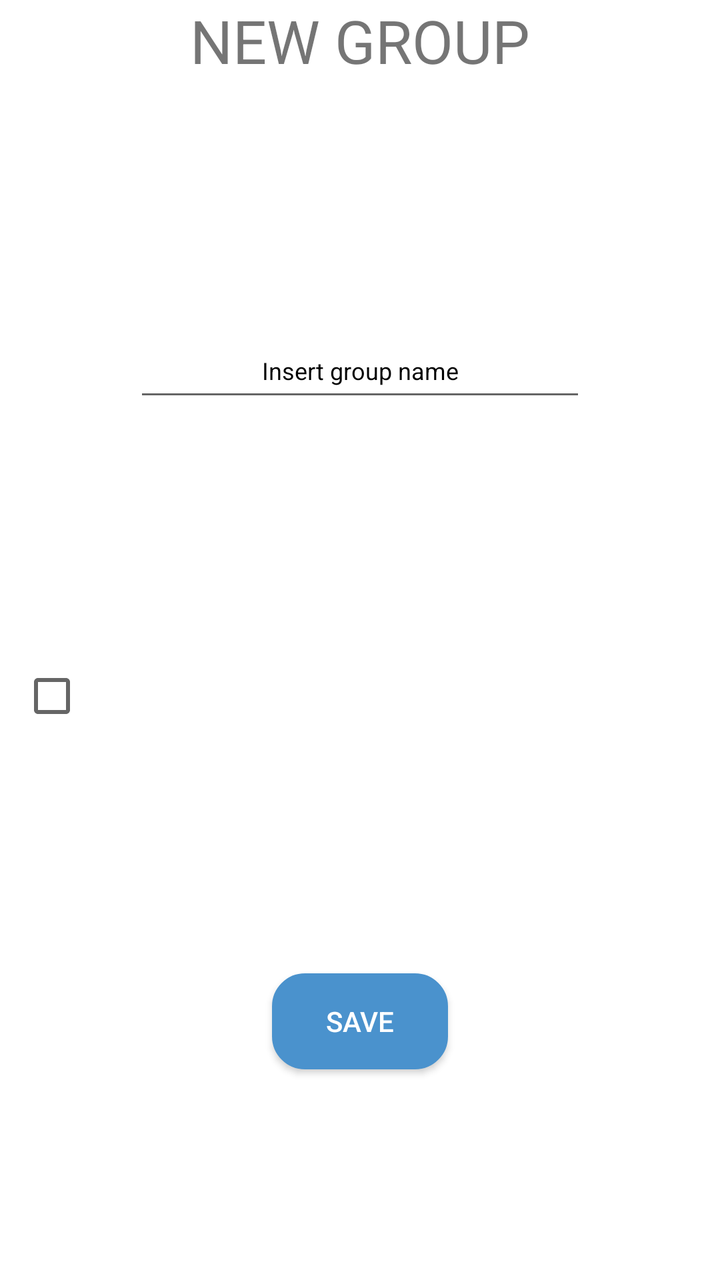
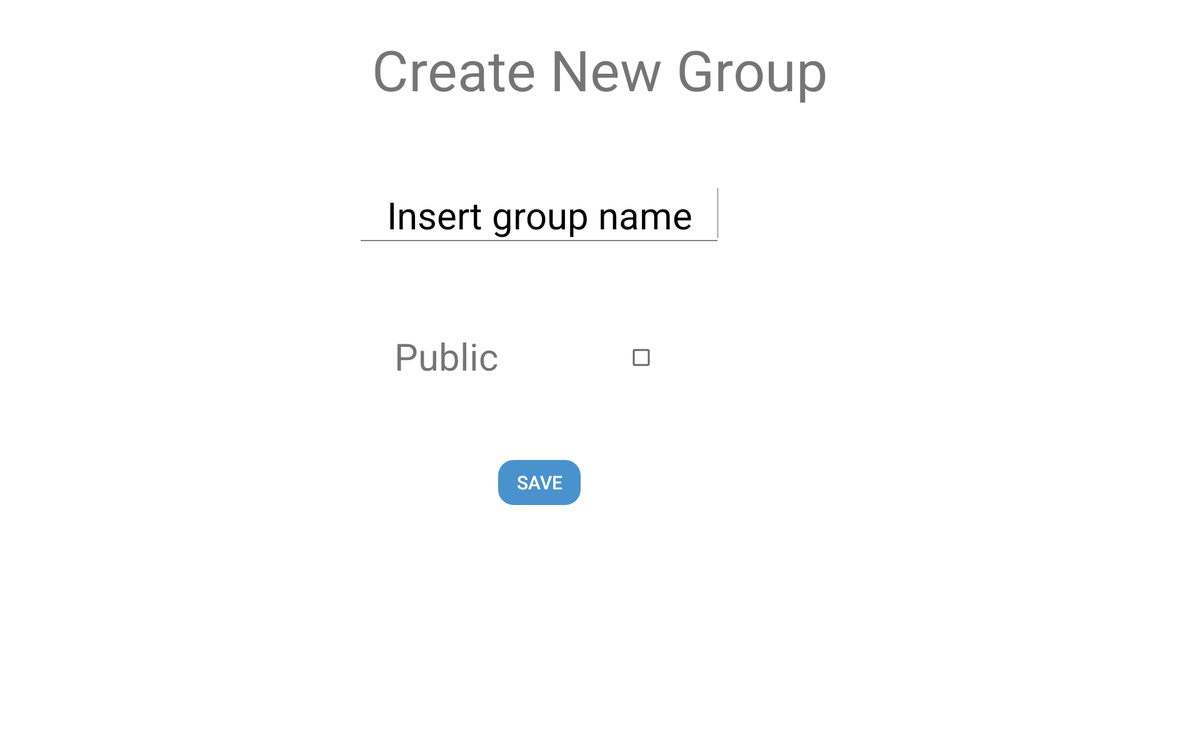

The same Android screen from two of the app's own layout files: first res/layout/ as a phone draws it, then the repository's variant for another configuration, drawn on a device whose configuration selects that folder. Both files follow.
<!-- AndroidManifest.xml: application theme AppTheme -->
<!-- res/layout/new_groups_fragment.xml -->
<?xml version="1.0" encoding="utf-8"?>
<android.support.constraint.ConstraintLayout xmlns:android="http://schemas.android.com/apk/res/android"
    xmlns:app="http://schemas.android.com/apk/res-auto"
    android:layout_width="match_parent"
    android:layout_height="match_parent"
    android:background="@color/white">

    <TextView
        android:id="@+id/textView"
        android:layout_width="wrap_content"
        android:layout_height="35dp"
        android:layout_marginStart="8dp"
        android:layout_marginEnd="8dp"
        android:layout_marginBottom="8dp"
        android:text="NEW GROUP"
        android:textSize="30dp"
        app:layout_constraintBottom_toTopOf="@+id/constraintLayout"
        app:layout_constraintEnd_toEndOf="parent"
        app:layout_constraintStart_toStartOf="parent"
        app:layout_constraintTop_toTopOf="parent"
        app:layout_constraintVertical_bias="0.0" />


    <android.support.constraint.ConstraintLayout
        android:id="@+id/constraintLayout"
        android:layout_width="340dp"
        android:layout_height="405dp"
        android:layout_marginStart="8dp"
        android:layout_marginTop="8dp"
        android:layout_marginEnd="8dp"
        android:layout_marginBottom="72dp"
        android:background="#CFFF"
        app:layout_constraintBottom_toBottomOf="parent"
        app:layout_constraintEnd_toEndOf="parent"
        app:layout_constraintHorizontal_bias="0.49"
        app:layout_constraintStart_toStartOf="parent"
        app:layout_constraintTop_toTopOf="parent"
        app:layout_constraintVertical_bias="0.889">


        <EditText
            android:id="@+id/insert_group_name"
            android:layout_width="226dp"
            android:layout_height="44dp"
            android:layout_marginStart="8dp"
            android:layout_marginTop="16dp"
            android:layout_marginEnd="8dp"
            android:ellipsize="start"
            android:gravity="center"
            android:hint="Insert group name"
            android:textColor="@color/black"
            android:textColorHint="@color/black"
            android:textSize="12dp"
            app:layout_constraintEnd_toEndOf="parent"
            app:layout_constraintStart_toStartOf="parent"
            app:layout_constraintTop_toTopOf="parent" />

        <CheckBox
            android:id="@+id/is_public_group"
            android:layout_width="match_parent"
            android:layout_height="match_parent" />

        <Button
            android:id="@+id/save_button"
            android:layout_width="wrap_content"
            android:layout_height="wrap_content"
            android:layout_marginBottom="16dp"
            android:background="@drawable/rounded_corner"
            android:text="SAVE"
            android:textColor="@color/white"
            app:layout_constraintBottom_toBottomOf="parent"
            app:layout_constraintEnd_toEndOf="parent"
            app:layout_constraintStart_toStartOf="parent" />

    </android.support.constraint.ConstraintLayout>

</android.support.constraint.ConstraintLayout>
<!-- resources referenced by this layout -->
<resources>
  <color name="black">#000000</color>
  <color name="white">#FFFFFF</color>
  <!-- drawable rounded_corner (drawable) -->
  <?xml version="1.0" encoding="utf-8"?>
  <shape xmlns:android="http://schemas.android.com/apk/res/android" >
      <stroke
          android:width="1dp"
          android:color="#4A92CD" />
  
      <solid android:color="#4A92CD" />
  
      <padding
          android:left="1dp"
          android:right="1dp"
          android:bottom="1dp"
          android:top="1dp" />
  
      <corners android:radius="16dp" />
  </shape>
  <style name="AppTheme" parent="Theme.AppCompat.Light.DarkActionBar">
          
      </style>
</resources>
<!-- res/layout-sw720dp/new_groups_fragment.xml (the repository's variant of the layout above) -->
<!-- drawn on a large tablet held sideways -->
<?xml version="1.0" encoding="utf-8"?>
<android.support.constraint.ConstraintLayout xmlns:android="http://schemas.android.com/apk/res/android"
    xmlns:app="http://schemas.android.com/apk/res-auto"
    xmlns:tools="http://schemas.android.com/tools"
    android:layout_width="match_parent"
    android:layout_height="match_parent"
    android:background="@color/white">

    <TextView
        android:id="@+id/textView"
        android:layout_width="640dp"
        android:layout_height="107dp"
        android:layout_marginBottom="8dp"
        android:layout_marginEnd="8dp"
        android:layout_marginStart="8dp"
        android:text="@string/create_new_group"
        android:gravity="center"
        android:textSize="60dp"
        app:layout_constraintBottom_toTopOf="@+id/constraintLayout"
        app:layout_constraintEnd_toEndOf="parent"
        app:layout_constraintStart_toStartOf="parent"
        app:layout_constraintTop_toTopOf="parent"
        app:layout_constraintVertical_bias="0.333" />


    <android.support.constraint.ConstraintLayout
        android:id="@+id/constraintLayout"
        android:layout_width="605dp"
        android:layout_height="380dp"
        android:layout_marginBottom="72dp"
        android:layout_marginEnd="8dp"
        android:layout_marginStart="8dp"
        android:layout_marginTop="8dp"
        android:background="#CFFF"
        app:layout_constraintBottom_toBottomOf="parent"
        app:layout_constraintEnd_toEndOf="parent"
        app:layout_constraintHorizontal_bias="0.402"
        app:layout_constraintStart_toStartOf="parent"
        app:layout_constraintTop_toTopOf="parent"
        app:layout_constraintVertical_bias="0.49">


        <EditText
            android:id="@+id/insert_group_code"
            android:layout_width="389dp"
            android:layout_height="74dp"
            android:layout_marginEnd="8dp"
            android:layout_marginStart="8dp"
            android:layout_marginTop="16dp"
            android:ellipsize="start"
            android:gravity="center"
            android:hint="@string/insert_group_name"
            android:textColor="@color/black"
            android:textColorHint="@color/black"
            android:textSize="40dp"
            app:layout_constraintEnd_toEndOf="parent"
            app:layout_constraintStart_toStartOf="parent"
            app:layout_constraintTop_toTopOf="parent" />


        <CheckBox
            android:id="@+id/is_public_group"
            android:layout_width="65dp"
            android:layout_height="57dp"
            android:layout_marginEnd="8dp"
            android:layout_marginStart="8dp"
            android:layout_marginTop="88dp"
            app:layout_constraintEnd_toEndOf="parent"
            app:layout_constraintHorizontal_bias="0.485"
            app:layout_constraintStart_toEndOf="@+id/textView3"
            app:layout_constraintTop_toBottomOf="@+id/insert_group_code" />

        <Button
            android:id="@+id/save_button"
            android:layout_width="wrap_content"
            android:layout_height="wrap_content"
            android:layout_marginBottom="16dp"
            android:background="@drawable/rounded_corner"
            android:text="@string/save"
            android:textSize="20dp"
            android:textColor="@color/white"
            app:layout_constraintBottom_toBottomOf="parent"
            app:layout_constraintEnd_toEndOf="parent"
            app:layout_constraintStart_toStartOf="parent" />

        <TextView
            android:id="@+id/textView3"
            android:layout_width="wrap_content"
            android:layout_height="0dp"
            android:layout_marginLeft="148dp"
            android:layout_marginStart="148dp"
            android:layout_marginTop="88dp"
            android:text="@string/public_group"
            android:textSize="40dp"
            app:layout_constraintStart_toStartOf="parent"
            app:layout_constraintTop_toBottomOf="@+id/insert_group_code" />

    </android.support.constraint.ConstraintLayout>

</android.support.constraint.ConstraintLayout>
<!-- resources referenced by the variant -->
<!-- as a large tablet held sideways resolves them -->
<resources>
  <color name="black">#000000</color>
  <color name="white">#FFFFFF</color>
  <!-- drawable rounded_corner (drawable) -->
  <?xml version="1.0" encoding="utf-8"?>
  <shape xmlns:android="http://schemas.android.com/apk/res/android" >
      <stroke
          android:width="1dp"
          android:color="#4A92CD" />
  
      <solid android:color="#4A92CD" />
  
      <padding
          android:left="1dp"
          android:right="1dp"
          android:bottom="1dp"
          android:top="1dp" />
  
      <corners android:radius="16dp" />
  </shape>
  <string name="create_new_group">Create New Group</string>
  <string name="insert_group_name">Insert group name</string>
  <string name="public_group">Public</string>
  <string name="save">Save</string>
  <style name="AppTheme" parent="Theme.AppCompat.Light.DarkActionBar">
          
      </style>
</resources>
